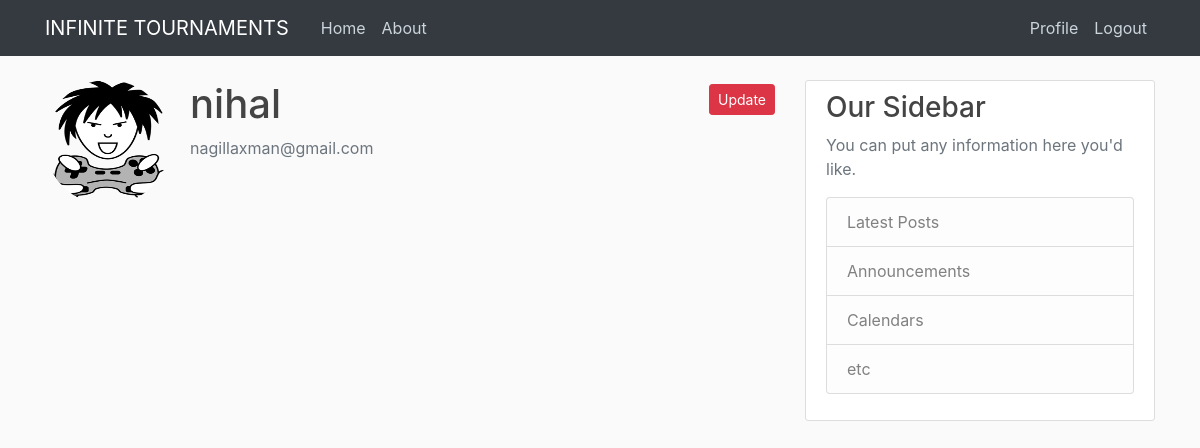
/profile/ (signed in), run on the app's committed database.
### users/models.py (models this page shows, shortened)
class User(AbstractUser):
    is_organizer = models.BooleanField(default=False)

class Profile(models.Model):
    user = models.OneToOneField(User, on_delete=models.CASCADE)
    profile_image = models.ImageField(default='default.png',upload_to='profile_pics',blank=True)

### users/views.py (the view)
# urls.py: path('profile/',user_views.profile,name='profile'),
@login_required
def profile(request):
    return render(request,'users/profile.html')

### users/templates/users/profile.html
{%extends "blog/base.html"%}
{%block content%}
  <div class="content-session">
    <div class="media">
      <img class="rounded-circle account-img" src="{{user.profile.profile_image.url}}" >
        <div class="media-body">
          {%if user.is_organizer%}
              <h1 class="account-heading">{{user.username}} Sir </h1>
          {%else%}
              <h1 class="account-heading">{{user.username}} </h1>
          {%endif%}
          <p class="text-secondary">{{user.email}}</p>
        </div>
        <div>
          <a class = "btn btn-danger btn-sm mt-1 mb-1" href="{%url 'profile-update' %}">Update</a>
        </div>
      </div>
  </div>
{%endblock%}

### blog/static/blog/main.css (style rules this page uses)
body { background: #fafafa; color: #333333; margin-top: 5rem; }
h1, h2, h3, h4, h5, h6 { color: #444444; }
.account-img { height: 125px; width: 125px; margin-right: 20px; margin-bottom: 16px; }
.account-heading { font-size: 2.5rem; }

### data on the page
User: profile.profile_image (placeholder picture), username "nihal", email "nagillaxman@gmail.com"
